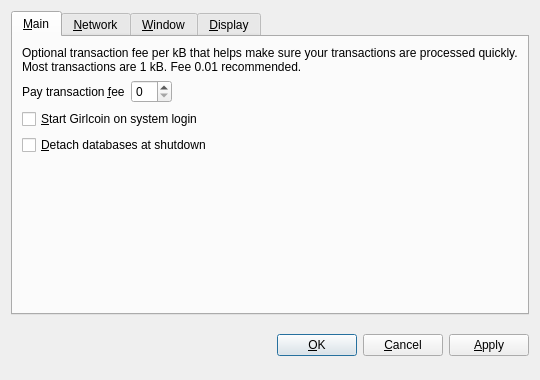
<?xml version="1.0" encoding="UTF-8"?>
<ui version="4.0">
 <class>OptionsDialog</class>
 <widget class="QDialog" name="OptionsDialog">
  <property name="geometry">
   <rect>
    <x>0</x>
    <y>0</y>
    <width>540</width>
    <height>380</height>
   </rect>
  </property>
  <property name="windowTitle">
   <string>Options</string>
  </property>
  <property name="modal">
   <bool>true</bool>
  </property>
  <layout class="QVBoxLayout" name="verticalLayout">
   <item>
    <widget class="QTabWidget" name="tabWidget">
     <property name="tabPosition">
      <enum>QTabWidget::North</enum>
     </property>
     <property name="currentIndex">
      <number>0</number>
     </property>
     <widget class="QWidget" name="tabMain">
      <attribute name="title">
       <string>&amp;Main</string>
      </attribute>
      <layout class="QVBoxLayout" name="verticalLayout_Main">
       <item>
        <widget class="QLabel" name="transactionFeeInfoLabel">
         <property name="text">
          <string>Optional transaction fee per kB that helps make sure your transactions are processed quickly. Most transactions are 1 kB. Fee 0.01 recommended.</string>
         </property>
         <property name="textFormat">
          <enum>Qt::PlainText</enum>
         </property>
         <property name="wordWrap">
          <bool>true</bool>
         </property>
        </widget>
       </item>
       <item>
        <layout class="QHBoxLayout" name="horizontalLayout_Main">
         <item>
          <widget class="QLabel" name="transactionFeeLabel">
           <property name="text">
            <string>Pay transaction &amp;fee</string>
           </property>
           <property name="textFormat">
            <enum>Qt::PlainText</enum>
           </property>
           <property name="buddy">
            <cstring>transactionFee</cstring>
           </property>
          </widget>
         </item>
         <item>
          <widget class="BitcoinAmountField" name="transactionFee"/>
         </item>
         <item>
          <spacer name="horizontalSpacer_Main">
           <property name="orientation">
            <enum>Qt::Horizontal</enum>
           </property>
           <property name="sizeHint" stdset="0">
            <size>
             <width>40</width>
             <height>20</height>
            </size>
           </property>
          </spacer>
         </item>
        </layout>
       </item>
       <item>
        <widget class="QCheckBox" name="bitcoinAtStartup">
         <property name="toolTip">
          <string>Automatically start Girlcoin after logging in to the system.</string>
         </property>
         <property name="text">
          <string>&amp;Start Girlcoin on system login</string>
         </property>
        </widget>
       </item>
       <item>
        <widget class="QCheckBox" name="detachDatabases">
         <property name="toolTip">
          <string>Detach block and address databases at shutdown. This means they can be moved to another data directory, but it slows down shutdown. The wallet is always detached.</string>
         </property>
         <property name="text">
          <string>&amp;Detach databases at shutdown</string>
         </property>
        </widget>
       </item>
       <item>
        <spacer name="verticalSpacer_Main">
         <property name="orientation">
          <enum>Qt::Vertical</enum>
         </property>
         <property name="sizeHint" stdset="0">
          <size>
           <width>20</width>
           <height>40</height>
          </size>
         </property>
        </spacer>
       </item>
      </layout>
     </widget>
     <widget class="QWidget" name="tabNetwork">
      <attribute name="title">
       <string>&amp;Network</string>
      </attribute>
      <layout class="QVBoxLayout" name="verticalLayout_Network">
       <item>
        <widget class="QCheckBox" name="mapPortUpnp">
         <property name="toolTip">
          <string>Automatically open the Girlcoin client port on the router. This only works when your router supports UPnP and it is enabled.</string>
         </property>
         <property name="text">
          <string>Map port using &amp;UPnP</string>
         </property>
        </widget>
       </item>
       <item>
        <widget class="QCheckBox" name="connectSocks">
         <property name="toolTip">
          <string>Connect to the Girlcoin network through a SOCKS proxy (e.g. when connecting through Tor).</string>
         </property>
         <property name="text">
          <string>&amp;Connect through SOCKS proxy:</string>
         </property>
        </widget>
       </item>
       <item>
        <layout class="QHBoxLayout" name="horizontalLayout_Network">
         <item>
          <widget class="QLabel" name="proxyIpLabel">
           <property name="text">
            <string>Proxy &amp;IP:</string>
           </property>
           <property name="textFormat">
            <enum>Qt::PlainText</enum>
           </property>
           <property name="buddy">
            <cstring>proxyIp</cstring>
           </property>
          </widget>
         </item>
         <item>
          <widget class="QValidatedLineEdit" name="proxyIp">
           <property name="maximumSize">
            <size>
             <width>140</width>
             <height>16777215</height>
            </size>
           </property>
           <property name="toolTip">
            <string>IP address of the proxy (e.g. 127.0.0.1)</string>
           </property>
          </widget>
         </item>
         <item>
          <widget class="QLabel" name="proxyPortLabel">
           <property name="text">
            <string>&amp;Port:</string>
           </property>
           <property name="textFormat">
            <enum>Qt::PlainText</enum>
           </property>
           <property name="buddy">
            <cstring>proxyPort</cstring>
           </property>
          </widget>
         </item>
         <item>
          <widget class="QLineEdit" name="proxyPort">
           <property name="maximumSize">
            <size>
             <width>55</width>
             <height>16777215</height>
            </size>
           </property>
           <property name="toolTip">
            <string>Port of the proxy (e.g. 9050)</string>
           </property>
          </widget>
         </item>
         <item>
          <widget class="QLabel" name="socksVersionLabel">
           <property name="text">
            <string>SOCKS &amp;Version:</string>
           </property>
           <property name="textFormat">
            <enum>Qt::PlainText</enum>
           </property>
           <property name="buddy">
            <cstring>socksVersion</cstring>
           </property>
          </widget>
         </item>
         <item>
          <widget class="QValueComboBox" name="socksVersion">
           <property name="toolTip">
            <string>SOCKS version of the proxy (e.g. 5)</string>
           </property>
          </widget>
         </item>
         <item>
          <spacer name="horizontalSpacer_Network">
           <property name="orientation">
            <enum>Qt::Horizontal</enum>
           </property>
           <property name="sizeHint" stdset="0">
            <size>
             <width>40</width>
             <height>20</height>
            </size>
           </property>
          </spacer>
         </item>
        </layout>
       </item>
       <item>
        <spacer name="verticalSpacer_Network">
         <property name="orientation">
          <enum>Qt::Vertical</enum>
         </property>
         <property name="sizeHint" stdset="0">
          <size>
           <width>20</width>
           <height>40</height>
          </size>
         </property>
        </spacer>
       </item>
      </layout>
     </widget>
     <widget class="QWidget" name="tabWindow">
      <attribute name="title">
       <string>&amp;Window</string>
      </attribute>
      <layout class="QVBoxLayout" name="verticalLayout_Window">
       <item>
        <widget class="QCheckBox" name="minimizeToTray">
         <property name="toolTip">
          <string>Show only a tray icon after minimizing the window.</string>
         </property>
         <property name="text">
          <string>&amp;Minimize to the tray instead of the taskbar</string>
         </property>
        </widget>
       </item>
       <item>
        <widget class="QCheckBox" name="minimizeOnClose">
         <property name="toolTip">
          <string>Minimize instead of exit the application when the window is closed. When this option is enabled, the application will be closed only after selecting Quit in the menu.</string>
         </property>
         <property name="text">
          <string>M&amp;inimize on close</string>
         </property>
        </widget>
       </item>
       <item>
        <spacer name="verticalSpacer_Window">
         <property name="orientation">
          <enum>Qt::Vertical</enum>
         </property>
         <property name="sizeHint" stdset="0">
          <size>
           <width>20</width>
           <height>40</height>
          </size>
         </property>
        </spacer>
       </item>
      </layout>
     </widget>
     <widget class="QWidget" name="tabDisplay">
      <attribute name="title">
       <string>&amp;Display</string>
      </attribute>
      <layout class="QVBoxLayout" name="verticalLayout_Display">
       <item>
        <layout class="QHBoxLayout" name="horizontalLayout_1_Display">
         <item>
          <widget class="QLabel" name="langLabel">
           <property name="text">
            <string>User Interface &amp;language:</string>
           </property>
           <property name="textFormat">
            <enum>Qt::PlainText</enum>
           </property>
           <property name="buddy">
            <cstring>lang</cstring>
           </property>
          </widget>
         </item>
         <item>
          <widget class="QValueComboBox" name="lang">
           <property name="toolTip">
            <string>The user interface language can be set here. This setting will take effect after restarting Girlcoin.</string>
           </property>
          </widget>
         </item>
        </layout>
       </item>
       <item>
        <layout class="QHBoxLayout" name="horizontalLayout_2_Display">
         <item>
          <widget class="QLabel" name="unitLabel">
           <property name="text">
            <string>&amp;Unit to show amounts in:</string>
           </property>
           <property name="textFormat">
            <enum>Qt::PlainText</enum>
           </property>
           <property name="buddy">
            <cstring>unit</cstring>
           </property>
          </widget>
         </item>
         <item>
          <widget class="QValueComboBox" name="unit">
           <property name="toolTip">
            <string>Choose the default subdivision unit to show in the interface and when sending coins.</string>
           </property>
          </widget>
         </item>
        </layout>
       </item>
       <item>
        <widget class="QCheckBox" name="displayAddresses">
         <property name="toolTip">
          <string>Whether to show Girlcoin addresses in the transaction list or not.</string>
         </property>
         <property name="text">
          <string>&amp;Display addresses in transaction list</string>
         </property>
        </widget>
       </item>
       <item>
        <spacer name="verticalSpacer_Display">
         <property name="orientation">
          <enum>Qt::Vertical</enum>
         </property>
         <property name="sizeHint" stdset="0">
          <size>
           <width>20</width>
           <height>40</height>
          </size>
         </property>
        </spacer>
       </item>
      </layout>
     </widget>
    </widget>
   </item>
   <item>
    <layout class="QHBoxLayout" name="horizontalLayout_Buttons">
     <item>
      <spacer name="horizontalSpacer_1">
       <property name="orientation">
        <enum>Qt::Horizontal</enum>
       </property>
       <property name="sizeHint" stdset="0">
        <size>
         <width>40</width>
         <height>48</height>
        </size>
       </property>
      </spacer>
     </item>
     <item>
      <widget class="QLabel" name="statusLabel">
       <property name="font">
        <font>
         <weight>75</weight>
         <bold>true</bold>
        </font>
       </property>
       <property name="text">
        <string/>
       </property>
       <property name="textFormat">
        <enum>Qt::PlainText</enum>
       </property>
       <property name="wordWrap">
        <bool>true</bool>
       </property>
      </widget>
     </item>
     <item>
      <spacer name="horizontalSpacer_2">
       <property name="orientation">
        <enum>Qt::Horizontal</enum>
       </property>
       <property name="sizeHint" stdset="0">
        <size>
         <width>40</width>
         <height>48</height>
        </size>
       </property>
      </spacer>
     </item>
     <item>
      <widget class="QPushButton" name="okButton">
       <property name="text">
        <string>&amp;OK</string>
       </property>
      </widget>
     </item>
     <item>
      <widget class="QPushButton" name="cancelButton">
       <property name="text">
        <string>&amp;Cancel</string>
       </property>
       <property name="autoDefault">
        <bool>false</bool>
       </property>
      </widget>
     </item>
     <item>
      <widget class="QPushButton" name="applyButton">
       <property name="text">
        <string>&amp;Apply</string>
       </property>
       <property name="autoDefault">
        <bool>false</bool>
       </property>
       <property name="default">
        <bool>false</bool>
       </property>
       <property name="flat">
        <bool>false</bool>
       </property>
      </widget>
     </item>
    </layout>
   </item>
  </layout>
 </widget>
 <customwidgets>
  <customwidget>
   <class>BitcoinAmountField</class>
   <extends>QSpinBox</extends>
   <header>bitcoinamountfield.h</header>
  </customwidget>
  <customwidget>
   <class>QValueComboBox</class>
   <extends>QComboBox</extends>
   <header>qvaluecombobox.h</header>
  </customwidget>
  <customwidget>
   <class>QValidatedLineEdit</class>
   <extends>QLineEdit</extends>
   <header>qvalidatedlineedit.h</header>
  </customwidget>
 </customwidgets>
 <resources/>
 <connections/>
</ui>
